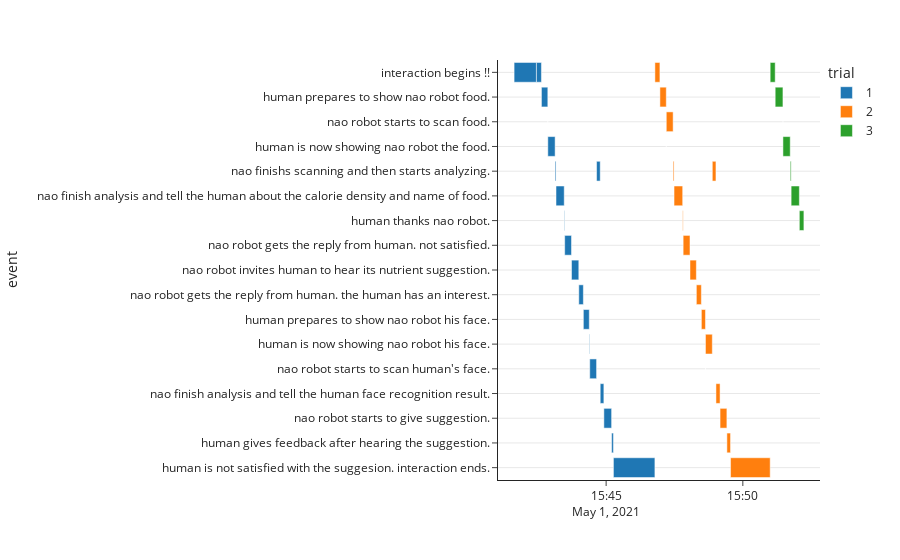
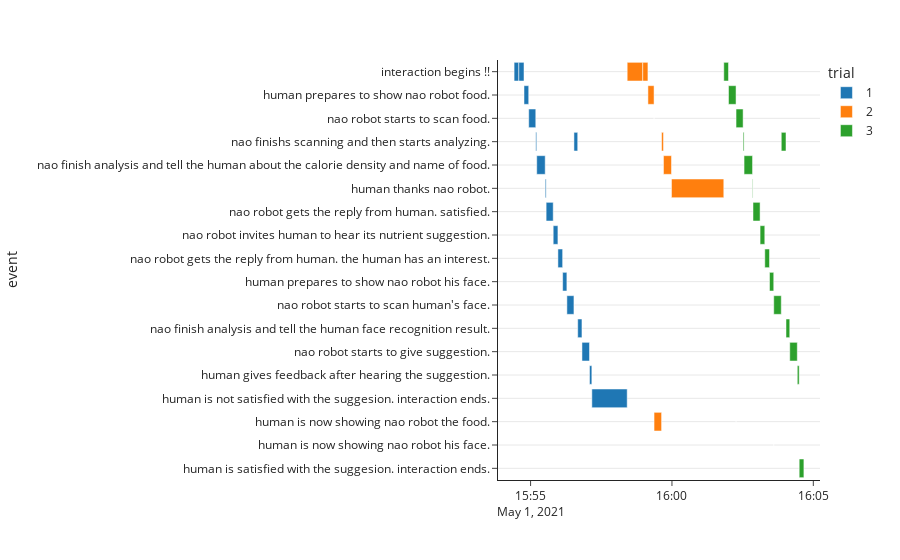
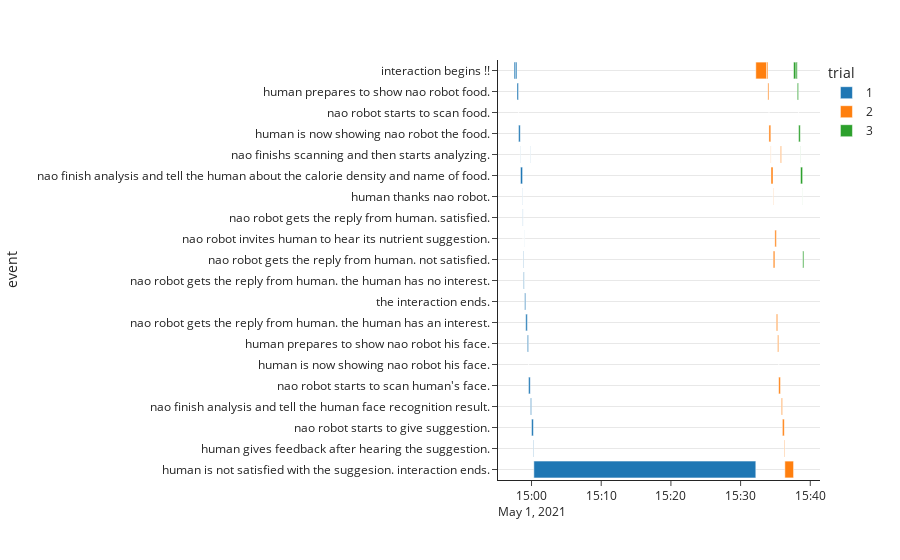
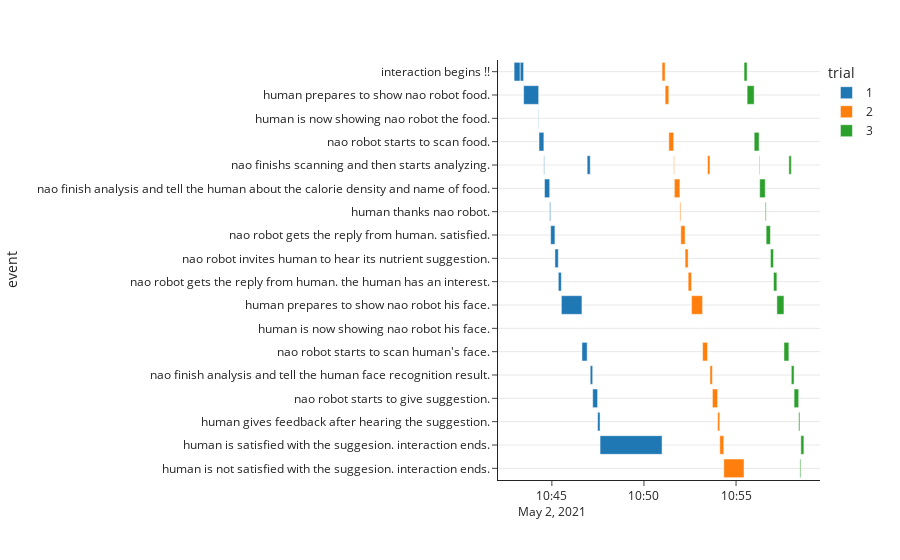

Notebook code for these charts, in order:
### Code cell
df['endtime']= df['time'].shift(-1)
# https://stackoverflow.com/questions/31820578/how-to-plot-stacked-event-duration-gantt-charts-using-python-pandas
df['starttime']= df['time']

# Since the end time for interaction should be equal to its start time, and the start time for ending interaction is the end time...
p_list = list(set(df['pid']))
p_list.sort()
for i in p_list:
    if True:
        print(i)
        pdf = df[df['pid']==i]
#         print(pdf)
        pdf.iloc[-1, pdf.columns.get_loc('endtime')] = list(pdf['starttime'])[-1]+timedelta(seconds=10)
        # row = pdf[pdf["trial"]=='1'].iloc[-1]
        # row['starttime'] = row['endtime']
        # print(row)

        # pdf[row['starttime'],'endtime'] = row['endtime']
        fig = px.timeline(pdf, x_start="starttime", x_end="endtime", y="event", color="trial", template="simple_white")
        fig.update_yaxes(autorange="reversed",  showgrid=True) # otherwise tasks are listed from the bottom up
        fig.show()

### Figure 1 — Plotly figure (JSON) as saved in the notebook; plotly's stock layout.template omitted (floating-point values rounded to 4 significant figures)
{"data": [{"alignmentgroup": "True", "base": ["2021-05-01T15:41:38", "2021-05-01T15:42:27", "2021-05-01T15:42:38", "2021-05-01T15:42:52", "2021-05-01T15:42:52", "2021-05-01T15:43:08", "2021-05-01T15:43:10", "2021-05-01T15:43:28", "2021-05-01T15:43:29", "2021-05-01T15:43:44", "2021-05-01T15:44:00", "2021-05-01T15:44:10", "2021-05-01T15:44:23", "2021-05-01T15:44:24", "2021-05-01T15:44:39", "2021-05-01T15:44:47", "2021-05-01T15:44:55", "2021-05-01T15:45:12", "2021-05-01T15:45:16"], "hovertemplate": "trial=1<br>starttime=%{base}<br>endtime=%{x}<br>event=%{y}<extra></extra>", "legendgroup": "1", "marker": {"color": "#1F77B4"}, "name": "1", "offsetgroup": "1", "orientation": "h", "showlegend": true, "textposition": "auto", "type": "bar", "x": [49000, 11000, 14000, 0, 16000, 2000, 18000, 1000, 15000, 16000, 10000, 13000, 1000, 15000, 8000, 8000, 17000, 4000, 91000], "xaxis": "x", "y": ["interaction begins !!", "interaction begins !!", "human prepares to show nao robot food.", "nao robot starts to scan food.", "human is now showing nao robot the food.", "nao finishs scanning and then starts analyzing.", "nao finish analysis and tell the human about the calorie density and name of food.", "human thanks nao robot.", "nao robot gets the reply from human. not satisfied.", "nao robot invites human to hear its nutrient suggestion.", "nao robot gets the reply from human. the human has an interest.", "human prepares to show nao robot his face.", "human is now showing nao robot his face.", "nao robot starts to scan human's face.", "nao finishs scanning and then starts analyzing.", "nao finish analysis and tell the human face recognition result.", "nao robot starts to give suggestion.", "human gives feedback after hearing the suggestion.", "human is not satisfied with the suggesion. interaction ends."], "yaxis": "y"}, {"alignmentgroup": "True", "base": ["2021-05-01T15:46:47", "2021-05-01T15:46:58", "2021-05-01T15:47:12", "2021-05-01T15:47:12", "2021-05-01T15:47:27", "2021-05-01T15:47:29", "2021-05-01T15:47:48", "2021-05-01T15:47:49", "2021-05-01T15:48:04", "2021-05-01T15:48:18", "2021-05-01T15:48:29", "2021-05-01T15:48:38", "2021-05-01T15:48:38", "2021-05-01T15:48:53", "2021-05-01T15:49:01", "2021-05-01T15:49:10", "2021-05-01T15:49:25", "2021-05-01T15:49:33"], "hovertemplate": "trial=2<br>starttime=%{base}<br>endtime=%{x}<br>event=%{y}<extra></extra>", "legendgroup": "2", "marker": {"color": "#FF7F0E"}, "name": "2", "offsetgroup": "2", "orientation": "h", "showlegend": true, "textposition": "auto", "type": "bar", "x": [11000, 14000, 0, 15000, 2000, 19000, 1000, 15000, 14000, 11000, 9000, 0, 15000, 8000, 9000, 15000, 8000, 87000], "xaxis": "x", "y": ["interaction begins !!", "human prepares to show nao robot food.", "human is now showing nao robot the food.", "nao robot starts to scan food.", "nao finishs scanning and then starts analyzing.", "nao finish analysis and tell the human about the calorie density and name of food.", "human thanks nao robot.", "nao robot gets the reply from human. not satisfied.", "nao robot invites human to hear its nutrient suggestion.", "nao robot gets the reply from human. the human has an interest.", "human prepares to show nao robot his face.", "nao robot starts to scan human's face.", "human is now showing nao robot his face.", "nao finishs scanning and then starts analyzing.", "nao finish analysis and tell the human face recognition result.", "nao robot starts to give suggestion.", "human gives feedback after hearing the suggestion.", "human is not satisfied with the suggesion. interaction ends."], "yaxis": "y"}, {"alignmentgroup": "True", "base": ["2021-05-01T15:51:00", "2021-05-01T15:51:11", "2021-05-01T15:51:28", "2021-05-01T15:51:28", "2021-05-01T15:51:44", "2021-05-01T15:51:46", "2021-05-01T15:52:04"], "hovertemplate": "trial=3<br>starttime=%{base}<br>endtime=%{x}<br>event=%{y}<extra></extra>", "legendgroup": "3", "marker": {"color": "#2CA02C"}, "name": "3", "offsetgroup": "3", "orientation": "h", "showlegend": true, "textposition": "auto", "type": "bar", "x": [11000, 17000, 0, 16000, 2000, 18000, 10000], "xaxis": "x", "y": ["interaction begins !!", "human prepares to show nao robot food.", "nao robot starts to scan food.", "human is now showing nao robot the food.", "nao finishs scanning and then starts analyzing.", "nao finish analysis and tell the human about the calorie density and name of food.", "human thanks nao robot."], "yaxis": "y"}], "layout": {"barmode": "overlay", "legend": {"title": {"text": "trial"}, "tracegroupgap": 0}, "margin": {"t": 60}, "xaxis": {"anchor": "y", "domain": [0, 1], "type": "date"}, "yaxis": {"anchor": "x", "autorange": "reversed", "domain": [0, 1], "showgrid": true, "title": {"text": "event"}}}}

### Figure 2 — Plotly figure (JSON) as saved in the notebook; plotly's stock layout.template omitted (floating-point values rounded to 4 significant figures)
{"data": [{"alignmentgroup": "True", "base": ["2021-05-01T15:54:25", "2021-05-01T15:54:35", "2021-05-01T15:54:46", "2021-05-01T15:54:56", "2021-05-01T15:55:11", "2021-05-01T15:55:13", "2021-05-01T15:55:31", "2021-05-01T15:55:33", "2021-05-01T15:55:48", "2021-05-01T15:55:58", "2021-05-01T15:56:08", "2021-05-01T15:56:17", "2021-05-01T15:56:32", "2021-05-01T15:56:40", "2021-05-01T15:56:49", "2021-05-01T15:57:05", "2021-05-01T15:57:10"], "hovertemplate": "trial=1<br>starttime=%{base}<br>endtime=%{x}<br>event=%{y}<extra></extra>", "legendgroup": "1", "marker": {"color": "#1F77B4"}, "name": "1", "offsetgroup": "1", "orientation": "h", "showlegend": true, "textposition": "auto", "type": "bar", "x": [10000, 11000, 10000, 15000, 2000, 18000, 2000, 15000, 10000, 10000, 9000, 15000, 8000, 9000, 16000, 5000, 75000], "xaxis": "x", "y": ["interaction begins !!", "interaction begins !!", "human prepares to show nao robot food.", "nao robot starts to scan food.", "nao finishs scanning and then starts analyzing.", "nao finish analysis and tell the human about the calorie density and name of food.", "human thanks nao robot.", "nao robot gets the reply from human. satisfied.", "nao robot invites human to hear its nutrient suggestion.", "nao robot gets the reply from human. the human has an interest.", "human prepares to show nao robot his face.", "nao robot starts to scan human's face.", "nao finishs scanning and then starts analyzing.", "nao finish analysis and tell the human face recognition result.", "nao robot starts to give suggestion.", "human gives feedback after hearing the suggestion.", "human is not satisfied with the suggesion. interaction ends."], "yaxis": "y"}, {"alignmentgroup": "True", "base": ["2021-05-01T15:58:25", "2021-05-01T15:58:58", "2021-05-01T15:59:09", "2021-05-01T15:59:22", "2021-05-01T15:59:22", "2021-05-01T15:59:38", "2021-05-01T15:59:42", "2021-05-01T15:59:59"], "hovertemplate": "trial=2<br>starttime=%{base}<br>endtime=%{x}<br>event=%{y}<extra></extra>", "legendgroup": "2", "marker": {"color": "#FF7F0E"}, "name": "2", "offsetgroup": "2", "orientation": "h", "showlegend": true, "textposition": "auto", "type": "bar", "x": [33000, 11000, 13000, 0, 16000, 4000, 17000, 111000], "xaxis": "x", "y": ["interaction begins !!", "interaction begins !!", "human prepares to show nao robot food.", "nao robot starts to scan food.", "human is now showing nao robot the food.", "nao finishs scanning and then starts analyzing.", "nao finish analysis and tell the human about the calorie density and name of food.", "human thanks nao robot."], "yaxis": "y"}, {"alignmentgroup": "True", "base": ["2021-05-01T16:01:50", "2021-05-01T16:02:00", "2021-05-01T16:02:16", "2021-05-01T16:02:16", "2021-05-01T16:02:31", "2021-05-01T16:02:33", "2021-05-01T16:02:51", "2021-05-01T16:02:52", "2021-05-01T16:03:07", "2021-05-01T16:03:17", "2021-05-01T16:03:27", "2021-05-01T16:03:36", "2021-05-01T16:03:36", "2021-05-01T16:03:52", "2021-05-01T16:04:02", "2021-05-01T16:04:10", "2021-05-01T16:04:26", "2021-05-01T16:04:30"], "hovertemplate": "trial=3<br>starttime=%{base}<br>endtime=%{x}<br>event=%{y}<extra></extra>", "legendgroup": "3", "marker": {"color": "#2CA02C"}, "name": "3", "offsetgroup": "3", "orientation": "h", "showlegend": true, "textposition": "auto", "type": "bar", "x": [10000, 16000, 0, 15000, 2000, 18000, 1000, 15000, 10000, 10000, 9000, 0, 16000, 10000, 8000, 16000, 4000, 10000], "xaxis": "x", "y": ["interaction begins !!", "human prepares to show nao robot food.", "human is now showing nao robot the food.", "nao robot starts to scan food.", "nao finishs scanning and then starts analyzing.", "nao finish analysis and tell the human about the calorie density and name of food.", "human thanks nao robot.", "nao robot gets the reply from human. satisfied.", "nao robot invites human to hear its nutrient suggestion.", "nao robot gets the reply from human. the human has an interest.", "human prepares to show nao robot his face.", "human is now showing nao robot his face.", "nao robot starts to scan human's face.", "nao finishs scanning and then starts analyzing.", "nao finish analysis and tell the human face recognition result.", "nao robot starts to give suggestion.", "human gives feedback after hearing the suggestion.", "human is satisfied with the suggesion. interaction ends."], "yaxis": "y"}], "layout": {"barmode": "overlay", "legend": {"title": {"text": "trial"}, "tracegroupgap": 0}, "margin": {"t": 60}, "xaxis": {"anchor": "y", "domain": [0, 1], "type": "date"}, "yaxis": {"anchor": "x", "autorange": "reversed", "domain": [0, 1], "showgrid": true, "title": {"text": "event"}}}}

### Figure 3 — Plotly figure (JSON) as saved in the notebook; plotly's stock layout.template omitted (floating-point values rounded to 4 significant figures)
{"data": [{"alignmentgroup": "True", "base": ["2021-05-01T14:57:30", "2021-05-01T14:57:45", "2021-05-01T14:57:55", "2021-05-01T14:58:08", "2021-05-01T14:58:08", "2021-05-01T14:58:23", "2021-05-01T14:58:25", "2021-05-01T14:58:43", "2021-05-01T14:58:45", "2021-05-01T14:58:47", "2021-05-01T14:58:47", "2021-05-01T14:58:51", "2021-05-01T14:59:00", "2021-05-01T14:59:01", "2021-05-01T14:59:01", "2021-05-01T14:59:10", "2021-05-01T14:59:24", "2021-05-01T14:59:34", "2021-05-01T14:59:34", "2021-05-01T14:59:49", "2021-05-01T14:59:51", "2021-05-01T15:00:00", "2021-05-01T15:00:16", "2021-05-01T15:00:20"], "hovertemplate": "trial=1<br>starttime=%{base}<br>endtime=%{x}<br>event=%{y}<extra></extra>", "legendgroup": "1", "marker": {"color": "#1F77B4"}, "name": "1", "offsetgroup": "1", "orientation": "h", "showlegend": true, "textposition": "auto", "type": "bar", "x": [15000, 10000, 13000, 0, 15000, 2000, 18000, 2000, 2000, 0, 4000, 9000, 1000, 0, 9000, 14000, 10000, 0, 15000, 2000, 9000, 16000, 4000, 1911000], "xaxis": "x", "y": ["interaction begins !!", "interaction begins !!", "human prepares to show nao robot food.", "nao robot starts to scan food.", "human is now showing nao robot the food.", "nao finishs scanning and then starts analyzing.", "nao finish analysis and tell the human about the calorie density and name of food.", "human thanks nao robot.", "nao robot gets the reply from human. satisfied.", "nao robot invites human to hear its nutrient suggestion.", "nao robot gets the reply from human. not satisfied.", "nao robot gets the reply from human. the human has no interest.", "nao robot invites human to hear its nutrient suggestion.", "nao robot gets the reply from human. the human has no interest.", "the interaction ends.", "nao robot gets the reply from human. the human has an interest.", "human prepares to show nao robot his face.", "human is now showing nao robot his face.", "nao robot starts to scan human's face.", "nao finishs scanning and then starts analyzing.", "nao finish analysis and tell the human face recognition result.", "nao robot starts to give suggestion.", "human gives feedback after hearing the suggestion.", "human is not satisfied with the suggesion. interaction ends."], "yaxis": "y"}, {"alignmentgroup": "True", "base": ["2021-05-01T15:32:11", "2021-05-01T15:33:44", "2021-05-01T15:33:55", "2021-05-01T15:34:04", "2021-05-01T15:34:04", "2021-05-01T15:34:20", "2021-05-01T15:34:22", "2021-05-01T15:34:39", "2021-05-01T15:34:41", "2021-05-01T15:34:55", "2021-05-01T15:35:08", "2021-05-01T15:35:19", "2021-05-01T15:35:28", "2021-05-01T15:35:28", "2021-05-01T15:35:43", "2021-05-01T15:35:51", "2021-05-01T15:36:00", "2021-05-01T15:36:16", "2021-05-01T15:36:21"], "hovertemplate": "trial=2<br>starttime=%{base}<br>endtime=%{x}<br>event=%{y}<extra></extra>", "legendgroup": "2", "marker": {"color": "#FF7F0E"}, "name": "2", "offsetgroup": "2", "orientation": "h", "showlegend": true, "textposition": "auto", "type": "bar", "x": [93000, 11000, 9000, 0, 16000, 2000, 17000, 2000, 14000, 13000, 11000, 9000, 0, 15000, 8000, 9000, 16000, 5000, 75000], "xaxis": "x", "y": ["interaction begins !!", "interaction begins !!", "human prepares to show nao robot food.", "nao robot starts to scan food.", "human is now showing nao robot the food.", "nao finishs scanning and then starts analyzing.", "nao finish analysis and tell the human about the calorie density and name of food.", "human thanks nao robot.", "nao robot gets the reply from human. not satisfied.", "nao robot invites human to hear its nutrient suggestion.", "nao robot gets the reply from human. the human has an interest.", "human prepares to show nao robot his face.", "human is now showing nao robot his face.", "nao robot starts to scan human's face.", "nao finishs scanning and then starts analyzing.", "nao finish analysis and tell the human face recognition result.", "nao robot starts to give suggestion.", "human gives feedback after hearing the suggestion.", "human is not satisfied with the suggesion. interaction ends."], "yaxis": "y"}, {"alignmentgroup": "True", "base": ["2021-05-01T15:37:36", "2021-05-01T15:37:57", "2021-05-01T15:38:08", "2021-05-01T15:38:19", "2021-05-01T15:38:19", "2021-05-01T15:38:34", "2021-05-01T15:38:36", "2021-05-01T15:38:54", "2021-05-01T15:38:55"], "hovertemplate": "trial=3<br>starttime=%{base}<br>endtime=%{x}<br>event=%{y}<extra></extra>", "legendgroup": "3", "marker": {"color": "#2CA02C"}, "name": "3", "offsetgroup": "3", "orientation": "h", "showlegend": true, "textposition": "auto", "type": "bar", "x": [21000, 11000, 11000, 0, 15000, 2000, 18000, 1000, 10000], "xaxis": "x", "y": ["interaction begins !!", "interaction begins !!", "human prepares to show nao robot food.", "nao robot starts to scan food.", "human is now showing nao robot the food.", "nao finishs scanning and then starts analyzing.", "nao finish analysis and tell the human about the calorie density and name of food.", "human thanks nao robot.", "nao robot gets the reply from human. not satisfied."], "yaxis": "y"}], "layout": {"barmode": "overlay", "legend": {"title": {"text": "trial"}, "tracegroupgap": 0}, "margin": {"t": 60}, "xaxis": {"anchor": "y", "domain": [0, 1], "type": "date"}, "yaxis": {"anchor": "x", "autorange": "reversed", "domain": [0, 1], "showgrid": true, "title": {"text": "event"}}}}

### Figure 4 — Plotly figure (JSON) as saved in the notebook; plotly's stock layout.template omitted (floating-point values rounded to 4 significant figures)
{"data": [{"alignmentgroup": "True", "base": ["2021-05-02T10:42:57", "2021-05-02T10:43:17", "2021-05-02T10:43:28", "2021-05-02T10:44:17", "2021-05-02T10:44:18", "2021-05-02T10:44:34", "2021-05-02T10:44:36", "2021-05-02T10:44:53", "2021-05-02T10:44:56", "2021-05-02T10:45:10", "2021-05-02T10:45:21", "2021-05-02T10:45:31", "2021-05-02T10:46:38", "2021-05-02T10:46:38", "2021-05-02T10:46:55", "2021-05-02T10:47:05", "2021-05-02T10:47:13", "2021-05-02T10:47:29", "2021-05-02T10:47:37"], "hovertemplate": "trial=1<br>starttime=%{base}<br>endtime=%{x}<br>event=%{y}<extra></extra>", "legendgroup": "1", "marker": {"color": "#1F77B4"}, "name": "1", "offsetgroup": "1", "orientation": "h", "showlegend": true, "textposition": "auto", "type": "bar", "x": [20000, 11000, 49000, 1000, 16000, 2000, 17000, 3000, 14000, 11000, 10000, 67000, 0, 17000, 10000, 8000, 16000, 8000, 202000], "xaxis": "x", "y": ["interaction begins !!", "interaction begins !!", "human prepares to show nao robot food.", "human is now showing nao robot the food.", "nao robot starts to scan food.", "nao finishs scanning and then starts analyzing.", "nao finish analysis and tell the human about the calorie density and name of food.", "human thanks nao robot.", "nao robot gets the reply from human. satisfied.", "nao robot invites human to hear its nutrient suggestion.", "nao robot gets the reply from human. the human has an interest.", "human prepares to show nao robot his face.", "human is now showing nao robot his face.", "nao robot starts to scan human's face.", "nao finishs scanning and then starts analyzing.", "nao finish analysis and tell the human face recognition result.", "nao robot starts to give suggestion.", "human gives feedback after hearing the suggestion.", "human is satisfied with the suggesion. interaction ends."], "yaxis": "y"}, {"alignmentgroup": "True", "base": ["2021-05-02T10:50:59", "2021-05-02T10:51:09", "2021-05-02T10:51:21", "2021-05-02T10:51:21", "2021-05-02T10:51:37", "2021-05-02T10:51:39", "2021-05-02T10:51:57", "2021-05-02T10:52:00", "2021-05-02T10:52:14", "2021-05-02T10:52:24", "2021-05-02T10:52:35", "2021-05-02T10:53:11", "2021-05-02T10:53:11", "2021-05-02T10:53:27", "2021-05-02T10:53:35", "2021-05-02T10:53:43", "2021-05-02T10:54:00", "2021-05-02T10:54:07", "2021-05-02T10:54:20"], "hovertemplate": "trial=2<br>starttime=%{base}<br>endtime=%{x}<br>event=%{y}<extra></extra>", "legendgroup": "2", "marker": {"color": "#FF7F0E"}, "name": "2", "offsetgroup": "2", "orientation": "h", "showlegend": true, "textposition": "auto", "type": "bar", "x": [10000, 12000, 0, 16000, 2000, 18000, 3000, 14000, 10000, 11000, 36000, 0, 16000, 8000, 8000, 17000, 7000, 13000, 66000], "xaxis": "x", "y": ["interaction begins !!", "human prepares to show nao robot food.", "human is now showing nao robot the food.", "nao robot starts to scan food.", "nao finishs scanning and then starts analyzing.", "nao finish analysis and tell the human about the calorie density and name of food.", "human thanks nao robot.", "nao robot gets the reply from human. satisfied.", "nao robot invites human to hear its nutrient suggestion.", "nao robot gets the reply from human. the human has an interest.", "human prepares to show nao robot his face.", "human is now showing nao robot his face.", "nao robot starts to scan human's face.", "nao finishs scanning and then starts analyzing.", "nao finish analysis and tell the human face recognition result.", "nao robot starts to give suggestion.", "human gives feedback after hearing the suggestion.", "human is satisfied with the suggesion. interaction ends.", "human is not satisfied with the suggesion. interaction ends."], "yaxis": "y"}, {"alignmentgroup": "True", "base": ["2021-05-02T10:55:26", "2021-05-02T10:55:36", "2021-05-02T10:55:59", "2021-05-02T10:55:59", "2021-05-02T10:56:15", "2021-05-02T10:56:17", "2021-05-02T10:56:35", "2021-05-02T10:56:38", "2021-05-02T10:56:52", "2021-05-02T10:57:02", "2021-05-02T10:57:13", "2021-05-02T10:57:36", "2021-05-02T10:57:36", "2021-05-02T10:57:52", "2021-05-02T10:58:00", "2021-05-02T10:58:09", "2021-05-02T10:58:24", "2021-05-02T10:58:28", "2021-05-02T10:58:31"], "hovertemplate": "trial=3<br>starttime=%{base}<br>endtime=%{x}<br>event=%{y}<extra></extra>", "legendgroup": "3", "marker": {"color": "#2CA02C"}, "name": "3", "offsetgroup": "3", "orientation": "h", "showlegend": true, "textposition": "auto", "type": "bar", "x": [10000, 23000, 0, 16000, 2000, 18000, 3000, 14000, 10000, 11000, 23000, 0, 16000, 8000, 9000, 15000, 4000, 3000, 10000], "xaxis": "x", "y": ["interaction begins !!", "human prepares to show nao robot food.", "human is now showing nao robot the food.", "nao robot starts to scan food.", "nao finishs scanning and then starts analyzing.", "nao finish analysis and tell the human about the calorie density and name of food.", "human thanks nao robot.", "nao robot gets the reply from human. satisfied.", "nao robot invites human to hear its nutrient suggestion.", "nao robot gets the reply from human. the human has an interest.", "human prepares to show nao robot his face.", "human is now showing nao robot his face.", "nao robot starts to scan human's face.", "nao finishs scanning and then starts analyzing.", "nao finish analysis and tell the human face recognition result.", "nao robot starts to give suggestion.", "human gives feedback after hearing the suggestion.", "human is not satisfied with the suggesion. interaction ends.", "human is satisfied with the suggesion. interaction ends."], "yaxis": "y"}], "layout": {"barmode": "overlay", "legend": {"title": {"text": "trial"}, "tracegroupgap": 0}, "margin": {"t": 60}, "xaxis": {"anchor": "y", "domain": [0, 1], "type": "date"}, "yaxis": {"anchor": "x", "autorange": "reversed", "domain": [0, 1], "showgrid": true, "title": {"text": "event"}}}}
